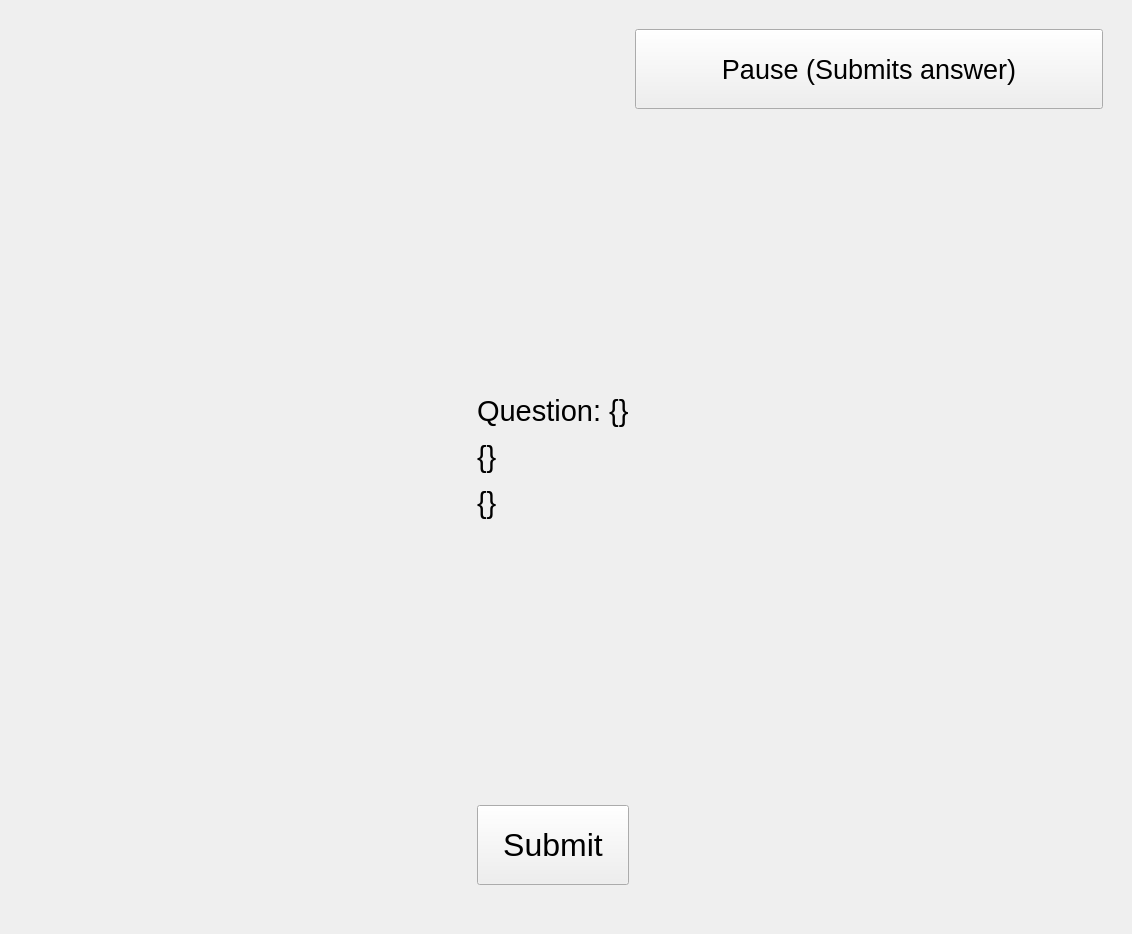
<?xml version="1.0" encoding="UTF-8"?>
<ui version="4.0">
 <class>MainWindow</class>
 <widget class="QMainWindow" name="MainWindow">
  <property name="geometry">
   <rect>
    <x>0</x>
    <y>0</y>
    <width>1132</width>
    <height>934</height>
   </rect>
  </property>
  <property name="windowTitle">
   <string>MainWindow</string>
  </property>
  <widget class="QWidget" name="centralwidget">
   <layout class="QGridLayout" name="gridLayout">
    <item row="0" column="1">
     <layout class="QGridLayout" name="gridLayout_3">
      <item row="2" column="0">
       <spacer name="horizontalSpacer">
        <property name="orientation">
         <enum>Qt::Horizontal</enum>
        </property>
        <property name="sizeHint" stdset="0">
         <size>
          <width>40</width>
          <height>20</height>
         </size>
        </property>
       </spacer>
      </item>
      <item row="1" column="3">
       <widget class="QPushButton" name="pauseSubmitButton">
        <property name="minimumSize">
         <size>
          <width>0</width>
          <height>80</height>
         </size>
        </property>
        <property name="font">
         <font>
          <family>Arial</family>
          <pointsize>20</pointsize>
         </font>
        </property>
        <property name="text">
         <string>Pause (Submits answer)</string>
        </property>
       </widget>
      </item>
      <item row="2" column="1">
       <widget class="QLabel" name="question">
        <property name="text">
         <string>&lt;html&gt;&lt;head/&gt;&lt;body&gt;&lt;p&gt;&lt;span style=&quot; font-family:'Arial'; font-size:22pt;&quot;&gt;Question: {}&lt;/span&gt;&lt;/p&gt;&lt;p&gt;&lt;span style=&quot; font-family:'Arial'; font-size:22pt;&quot;&gt;{}&lt;/span&gt;&lt;/p&gt;&lt;p&gt;&lt;span style=&quot; font-family:'Arial'; font-size:22pt;&quot;&gt;{}&lt;/span&gt;&lt;/p&gt;&lt;/body&gt;&lt;/html&gt;</string>
        </property>
       </widget>
      </item>
      <item row="0" column="3">
       <spacer name="horizontalSpacer_2">
        <property name="orientation">
         <enum>Qt::Horizontal</enum>
        </property>
        <property name="sizeHint" stdset="0">
         <size>
          <width>40</width>
          <height>20</height>
         </size>
        </property>
       </spacer>
      </item>
      <item row="0" column="1">
       <spacer name="verticalSpacer_3">
        <property name="orientation">
         <enum>Qt::Vertical</enum>
        </property>
        <property name="sizeType">
         <enum>QSizePolicy::Fixed</enum>
        </property>
        <property name="sizeHint" stdset="0">
         <size>
          <width>20</width>
          <height>20</height>
         </size>
        </property>
       </spacer>
      </item>
      <item row="3" column="1">
       <layout class="QGridLayout" name="gridLayout_2">
        <item row="2" column="0">
         <widget class="QPushButton" name="nextButton">
          <property name="minimumSize">
           <size>
            <width>150</width>
            <height>80</height>
           </size>
          </property>
          <property name="font">
           <font>
            <family>Arial</family>
            <pointsize>24</pointsize>
           </font>
          </property>
          <property name="text">
           <string>Submit</string>
          </property>
         </widget>
        </item>
       </layout>
      </item>
      <item row="1" column="4">
       <spacer name="horizontalSpacer_3">
        <property name="orientation">
         <enum>Qt::Horizontal</enum>
        </property>
        <property name="sizeType">
         <enum>QSizePolicy::Fixed</enum>
        </property>
        <property name="sizeHint" stdset="0">
         <size>
          <width>20</width>
          <height>20</height>
         </size>
        </property>
       </spacer>
      </item>
     </layout>
    </item>
    <item row="1" column="1">
     <spacer name="verticalSpacer_5">
      <property name="orientation">
       <enum>Qt::Vertical</enum>
      </property>
      <property name="sizeType">
       <enum>QSizePolicy::Fixed</enum>
      </property>
      <property name="sizeHint" stdset="0">
       <size>
        <width>20</width>
        <height>40</height>
       </size>
      </property>
     </spacer>
    </item>
   </layout>
  </widget>
 </widget>
 <resources/>
 <connections/>
</ui>
